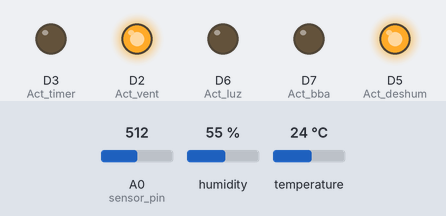
A sketch run on a simulated ESP8266 (NodeMCU). On the bench: output pins drawn as LEDs (lit = HIGH). The test bench sets the inputs (shaded band); at power-on: humidity 55 %, temperature 24 °C, A0 (sensor_pin) = 512. WiFi joins after 1.5 s; servers stay silent unless stated; what the sketch prints to the serial monitor is not drawn.

Above: at 3.0 s.
3.1 s: humidity set to 53 %
At 7.0 s:
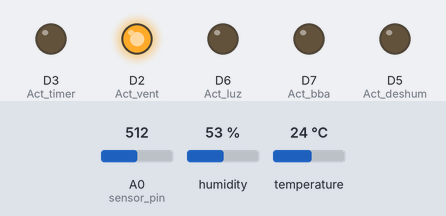
7.3 s: humidity set to 68 %
At 9.3 s:
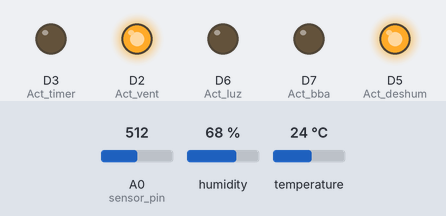
10.3 s: temperature set to 15.3 °C
13.0 s: temperature set to 14.3 °C
At 15.1 s:
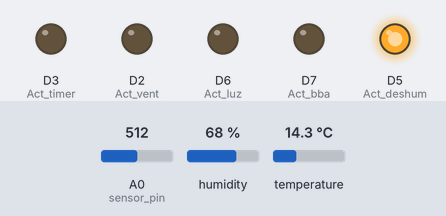
16.3 s: humidity set to 22 %
At 18.5 s:
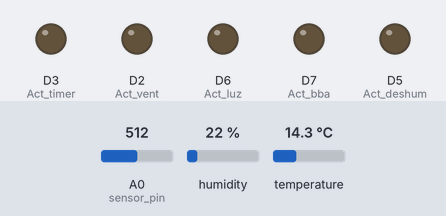
Timing chart, 0 to 20.0 s (numbered marks = the images above; inputs shaded):
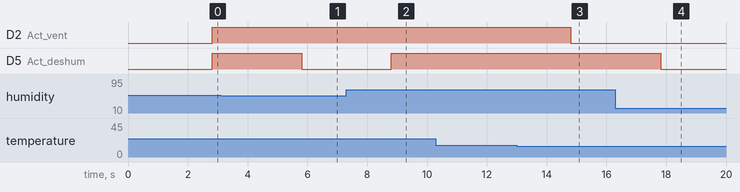

Measured:
- the behaviour switches between 55 and 54 % on humidity (found by bisection; images 0 and 1)
- the behaviour switches between 15 and 14.9 °C on temperature (found by bisection; images 2 and 3)
- after the input at 3.1 s, D5 (Act_deshum): HIGH → LOW after 2.7 s
- after the input at 7.3 s, D5 (Act_deshum): LOW → HIGH after 1.5 s
- after the input at 10.3 s, every drawn part: stays the same
- after the input at 13.0 s, D2 (Act_vent): HIGH → LOW after 1.8 s
- after the input at 16.3 s, D5 (Act_deshum): HIGH → LOW after 1.5 s

The sketch:

ESP8266_BLYNK_INDOOR.ino
```cpp
// (licence header left out)
/* Comment this out to disable prints and save space */
#define BLYNK_PRINT Serial

/* Fill-in your Template ID (only if using Blynk.Cloud) */
//#define BLYNK_TEMPLATE_ID   "YourTemplateID"

#define DEBUG(a) Serial.println(a);

#include <DHT.h>
#include <ESP8266WiFi.h>
#include <BlynkSimpleEsp8266.h>

// You should get Auth Token in the Blynk App.
// Go to the Project Settings (nut icon).
char auth[] = "WalmefbFWbBE0nBrPru72CntRFskSWlH";

#define DHTPIN D4          // What digital pin we're connected to
#define Act_deshum D5
#define Act_luz D6
#define Act_bba D7
#define Act_vent D2
#define Act_timer D3
// Uncomment whatever type you're using!
//#define DHTTYPE DHT11     // DHT 11
#define DHTTYPE DHT22   // DHT 22, AM2302, AM2321
//#define DHTTYPE DHT21   // DHT 21, AM2301

DHT dht(DHTPIN, DHTTYPE);
BlynkTimer timer;

int val;
int sel;
int bba_manual;
int luz_manual;
int luz_timer;

float h;
float t;
float tr;
int ht;
int sensor_pin;

// Your WiFi credentials.
// Set password to "" for open networks.
char ssid[] = "Ramona";
char pass[] = "81239819";

//Timer Lights
BLYNK_WRITE(V0)
{
    luz_timer = param.asInt();
}

// Auto/Manual Mode switch
BLYNK_WRITE(V1)
{
    sel = param.asInt();
}

BLYNK_WRITE(V2)
{
    bba_manual = param.asInt(); // assigning incoming value from pin V1 to a variable
  // process received value
}

BLYNK_WRITE(V8)
{
    luz_manual = param.asInt(); // assigning incoming value from pin V1 to a variable
  // process received value
}

void sendSensor()
{
  sensor_pin = A0;
  ht = 0;
  h = dht.readHumidity();
  t = dht.readTemperature(); // or dht.readTemperature(true) for Fahrenheit
  tr = t + (35*(log10(h/100)));
  ht = analogRead(sensor_pin);
  ht = map(ht,750,180,0,100);

  if (isnan(h) || isnan(t)){
    Serial.println("Failed to read from DHT/Soil Moisture sensor!");
    return;
  }
  // You can send any value at any time.
  // Please don't send more that 10 values per second.
  Blynk.virtualWrite(V4, ht);
  Blynk.virtualWrite(V5, h);
  Blynk.virtualWrite(V6, t);
  Blynk.virtualWrite(V7, tr);
}

void setup()
{
  // Debug console
  Serial.begin(115200);
  pinMode(Act_luz, OUTPUT);
  pinMode(Act_bba, OUTPUT);
  pinMode(Act_deshum, OUTPUT);
  pinMode(Act_vent, OUTPUT);
  pinMode(Act_timer, OUTPUT);

  // Connect to Wi-Fi
  Serial.print("Connecting to ");
  Serial.println(ssid);
  WiFi.begin(ssid, pass);
  while (WiFi.status() != WL_CONNECTED) {
    delay(500);
    Serial.print(".");
  }

  // Initialize Blynk
  Blynk.begin(auth, ssid, pass);

  // Initialize DHT sensor
  dht.begin();

  // Setup a function to be called every second
  timer.setInterval(1000L, sendSensor);

}

void loop(){

  Blynk.run();
  timer.run();

  if(sel == 255){

          if(bba_manual == 255){// Activa la bomba en forma manual mediante bóton Blynk
            digitalWrite(Act_bba, HIGH); Blynk.virtualWrite(V9, 255);
          }
          else{
            digitalWrite(Act_bba, LOW); Blynk.virtualWrite(V9, 0);
          }


          if(luz_manual == 255){ // Activa la luz en forma manual
            digitalWrite(Act_luz, HIGH); Blynk.virtualWrite(V10, 255);
          }
          else{
            digitalWrite(Act_luz, LOW); Blynk.virtualWrite(V10, 0);
          }

   } else {

          if(luz_timer == 255){
                digitalWrite(Act_timer, HIGH); Blynk.virtualWrite(V13,255);
            } else {
                digitalWrite(Act_timer, LOW);  Blynk.virtualWrite(V13,0);
            }

          if(h >= 55){
                digitalWrite(Act_deshum, HIGH); Blynk.virtualWrite(V12,255);
            } else {
                digitalWrite(Act_deshum, LOW);  Blynk.virtualWrite(V12,0);
          }

          if(t >= 15){
                digitalWrite(Act_vent, HIGH); Blynk.virtualWrite(V11,255);
            } else {
                digitalWrite(Act_vent, LOW);  Blynk.virtualWrite(V11,0);
          }

          }

}
```
